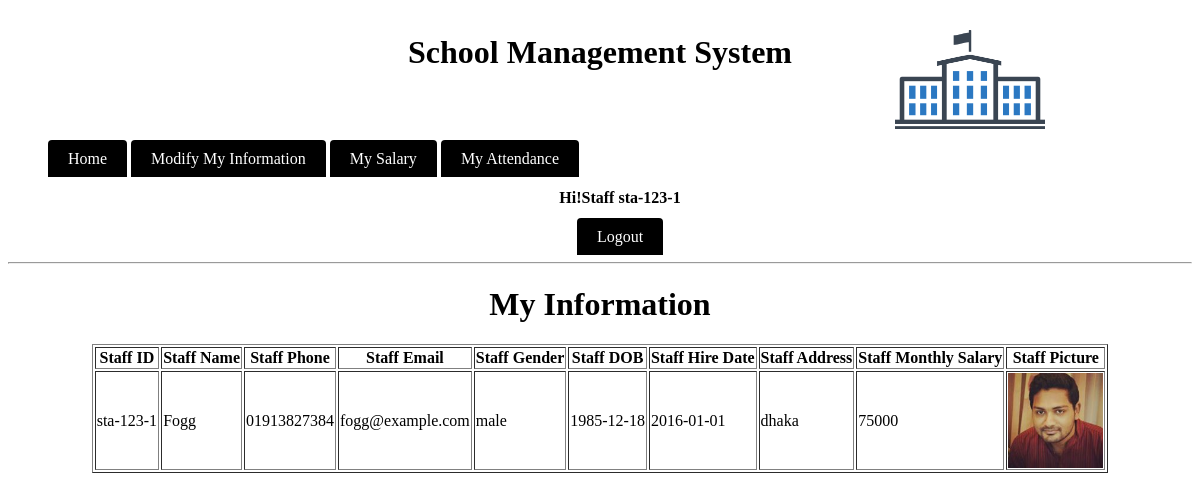
/module/staff (signed in), run on the app's committed database.
### tables this page shows
CREATE TABLE IF NOT EXISTS `staff` (
  `id` varchar(20) NOT NULL,
  `name` varchar(20) NOT NULL,
  `password` varchar(20) NOT NULL,
  `phone` varchar(20) NOT NULL,
  `email` varchar(20) NOT NULL,
  `sex` varchar(7) NOT NULL,
  `dob` date NOT NULL,
  `hiredate` date NOT NULL,
  `address` varchar(30) NOT NULL,
  `salary` double NOT NULL,
  UNIQUE KEY `id` (`id`)
);

### module/staff/main.php (called while the page is built, shortened)
<?php
$check=$_SESSION['login_id'];
$session=mysql_query("SELECT name  FROM staff WHERE id='$check' ");
$row=mysql_fetch_array($session);
$login_session = $loged_user_name = $row['name'];
?>

### module/staff/index.php (the view, shortened to what this page needs)
<?php
include_once('main.php');
$st=mysql_query("SELECT *  FROM staff WHERE id='$check' ");
$stinfo=mysql_fetch_array($st);
?>
<html>
    <head>
		    <link rel="stylesheet" type="text/css" href="../../source/CSS/style.css">
		</head>
    <body>
			 <div class="header"><h1>School Management System</h1></div>
			  <div class="divtopcorner">
				    <img src="../../source/logo.jpg" height="150" width="150" alt="School Management System"/>
				</div>
			<br/><br/>
				<ul>
				       <li class="manulist" >
						    <a class ="menulista" href="index.php">Home</a>
							    <a class ="menulista" href="modify.php">Modify My Information</a>
								<a class ="menulista" href="salary.php">My Salary</a>
								<a class ="menulista" href="attendance.php">My Attendance</a>
								<div align="center">
								<h4>Hi!Staff <?php echo $check." ";?> </h4>
								<a class ="menulista" href="logout.php" onmouseover="changemouseover(this);" onmouseout="changemouseout(this,'<?php echo ucfirst($loged_user_name);?>');"><?php echo "Logout";?></a>
						</div>
						</li>
				</ul>
			  <hr/>
			  <div align="center">
			  	<h1>My Information</h1>
			  <table border="1">
			  <tr>
			  <th>Staff ID</th>
			  <th>Staff Name</th>
			  <th>Staff Phone</th>
			  <th>Staff Email</th>
			  <th>Staff Gender</th>
			  <th>Staff DOB</th>
			  <th>Staff Hire Date</th>
			  <th>Staff Address</th>
			  <th>Staff Monthly Salary</th>
			 <th>Staff Picture</th>
			  </tr>
			  <tr>
			  <td><?php echo $stinfo['id'];?></td>
			  <td><?php echo $stinfo['name'];?></td>
			  <td><?php echo $stinfo['phone'];?></td>
			  <td><?php echo $stinfo['email'];?></td>
			  <td><?php echo $stinfo['sex'];?></td>
			  <td><?php echo $stinfo['dob'];?></td>
			  <td><?php echo $stinfo['hiredate'];?></td>
			  <td><?php echo $stinfo['address'];?></td>
			  <td><?php echo round($stinfo['salary']/12,2);?></td>
			 <td><img src="../images/<?php echo $check.".jpg";?>" height="95" width="95" alt="<?php echo $check." photo";?> "/></td>
			  </tr>
		</body>
</html>

### source/CSS/style.css (style rules this page uses)
.divtopcorner { position:absolute; top:0px; right: 150px; color:black; text-align:center; padding:5px; }
.header { color:black; text-align:center; padding:5px; }
.manulist { display:inline; left:100px; }
.menulista { background-color: black; color: white; padding: 10px 20px; text-decoration: none; border-radius: 4px 4px 0 0; }

### data on the page
staff: id "sta-123-1", name "Fogg", phone "01913827384", email "fogg@example.com", sex "male", dob "1985-12-18", hiredate "2016-01-01", address "dhaka", $stinfo['salary']/12 "75000"

### other printed values
$check "sta-123-1"
